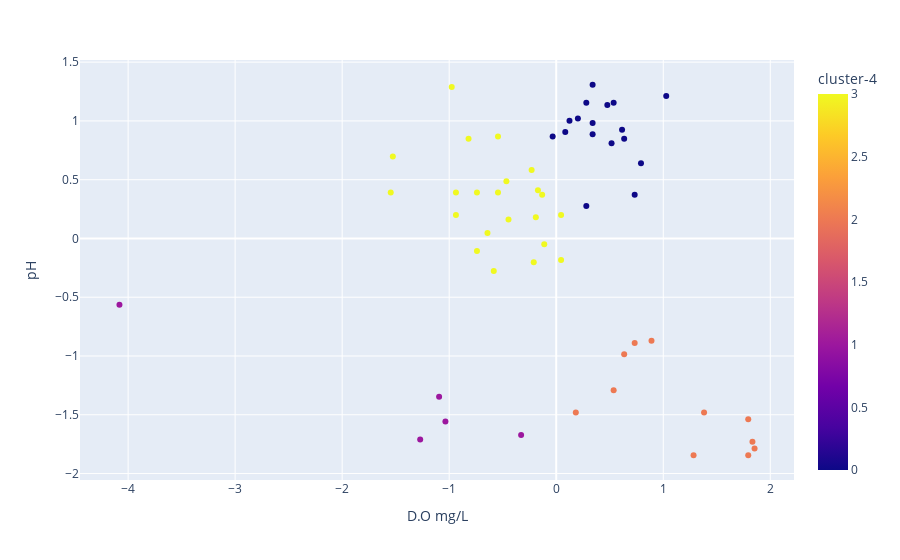

Write notebook code for a chart like this one.
### Code cell
px.scatter(df,x='D.O mg/L',y='pH',color='cluster-4')

### Figure 1 — Plotly figure (JSON) as saved in the notebook; plotly's stock layout.template omitted (floating-point values rounded to 4 significant figures)
{"data": [{"hovertemplate": "D.O mg/L=%{x}<br>pH=%{y}<br>cluster-4=%{marker.color}<extra></extra>", "legendgroup": "", "marker": {"color": [3, 3, 0, 0, 3, 0, 0, 3, 3, 3, 3, 0, 0, 0, 0, 0, 0, 0, 3, 3, 3, 0, 3, 0, 0, 2, 2, 1, 2, 2, 2, 2, 1, 2, 1, 1, 3, 3, 1, 2, 3, 3, 3, 3, 0, 3, 3, 3, 3, 3, 2, 2, 0, 0, 2], "coloraxis": "coloraxis", "symbol": "circle"}, "mode": "markers", "name": "", "orientation": "v", "showlegend": false, "type": "scatter", "x": [-1.546, -0.8192, 0.6152, 0.08467, -0.5834, 0.2812, 0.5169, -0.7406, -0.9371, -0.5441, 0.04537, -0.03322, 0.2812, 0.4776, 0.7331, 0.5366, 0.124, 0.2026, -0.4655, -0.1118, -0.1904, 0.3401, -0.6423, 0.6348, 0.3401, 1.794, 1.794, -0.328, 1.381, 1.283, 1.833, 0.1829, -1.094, 0.5366, -1.271, -1.035, -0.4459, -0.5441, -4.081, 0.7331, 0.04537, -0.9764, -0.1315, -0.9371, 0.3401, -1.527, -0.7406, -0.1708, -0.2297, -0.2101, 0.6348, 0.8903, 1.028, 0.792, 1.853], "xaxis": "x", "y": [0.3907, 0.8492, 0.9256, 0.9065, -0.2779, 1.155, 0.811, -0.1059, 0.1997, 0.8683, 0.1997, 0.8683, 0.2761, 1.136, 0.3716, 1.155, 1.002, 1.021, 0.4863, -0.04863, 0.1806, 1.308, 0.04689, 0.8492, 0.9829, -1.539, -1.844, -1.672, -1.481, -1.844, -1.73, -1.481, -1.348, -1.29, -1.711, -1.558, 0.1615, 0.3907, -0.5644, -0.8892, -0.1823, 1.289, 0.3716, 0.3907, 0.8874, 0.6964, 0.3907, 0.4098, 0.5818, -0.2015, -0.9847, -0.8701, 1.212, 0.6391, -1.787], "yaxis": "y"}], "layout": {"coloraxis": {"colorbar": {"title": {"text": "cluster-4"}}, "colorscale": [[0, "#0d0887"], [0.1111, "#46039f"], [0.2222, "#7201a8"], [0.3333, "#9c179e"], [0.4444, "#bd3786"], [0.5556, "#d8576b"], [0.6667, "#ed7953"], [0.7778, "#fb9f3a"], [0.8889, "#fdca26"], [1, "#f0f921"]]}, "legend": {"tracegroupgap": 0}, "margin": {"t": 60}, "xaxis": {"anchor": "y", "domain": [0, 1], "title": {"text": "D.O mg/L"}}, "yaxis": {"anchor": "x", "domain": [0, 1], "title": {"text": "pH"}}}}
